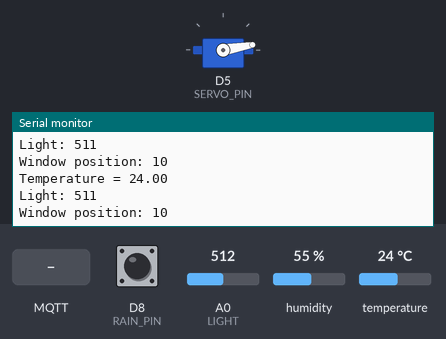
Bench run of a sketch on a simulated ESP8266 (NodeMCU). Shown: servo, the last lines printed to the serial monitor. Inputs (shaded band) come from the test bench; at power-on: D8 (RAIN_PIN) HIGH, A0 (LIGHT) = 512, humidity 55 %, temperature 24 °C. WiFi joins after 1.5 s; servers stay silent unless stated; random numbers use the default seed unless the sketch sets one; no MQTT or app messages arrive unless stated.

Above: at 3.7 s.
3.8 s: MQTT message "0" arrives on the first subscribed topic
5.3 s: MQTT message "{\\" arrives on the first subscribed topic
At 5.32 s:
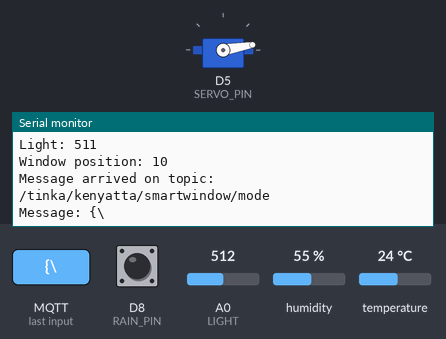
6.8 s: MQTT message "on" arrives on the first subscribed topic
At 6.92 s:
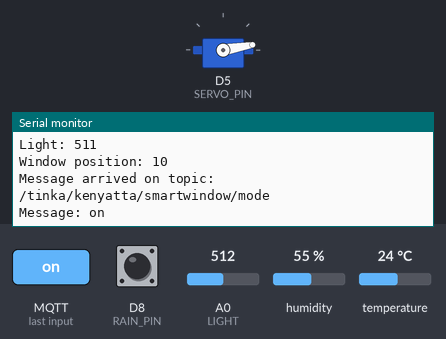

The sketch:

window_kenyatta_high.ino
```cpp
#include <Servo.h>
#include <ESP8266WiFi.h>      // Use WiFi.h for ESP32
#include <PubSubClient.h>

Servo myservo;  // Create servo object

// --- Define hardware parameters ---
#define CLOSE 10
#define OPEN 181
#define SERVO_PIN D5
#define LIGHT A0
#define MIN_LIGHT 100   // Note: no semicolon here!
#include <DHT.h>
#define DHTPin D6
#define DHTTYPE DHT11
DHT dht(DHTPin, DHTTYPE);


#define RAIN_PIN D8

int currentPos = CLOSE;  // Start at closed position
int lightLevel;
int mode = 0;            // 0 = Automatic, 1 = Manual

// --- WiFi and MQTT Settings ---
const char* ssid = "Amos";
const char* password = "0715228424";
const char* mqtt_server = "broker.emqx.io";

WiFiClient espClient;
PubSubClient client(espClient);

// --- MQTT Callback ---
// This function is called whenever a subscribed message is received.
void callback(char* topic, byte* payload, unsigned int length) {
  char message[length + 1];
  memcpy(message, payload, length);
  message[length] = '\0';

  Serial.print("Message arrived on topic: ");
  Serial.println(topic);
  Serial.print("Message: ");
  Serial.println(message);

  // Check for mode update
  if (strcmp(topic, "/tinka/kenyatta/smartwindow/mode") == 0) {
    int newMode;
    // Expecting JSON formatted as: {"mode":0} or {"mode":1}
    if (sscanf(message, "{\"mode\":%d}", &newMode) == 1) {
      mode = newMode;
      Serial.print("Mode updated to: ");
      Serial.println(mode);
    }
  }
  // Check for manual status update
  else if (strcmp(topic, "/tinka/kenyatta/smartwindow/status") == 0) {
    int status;
    // Expecting JSON formatted as: {"status":0} or {"status":1}
    if (sscanf(message, "{\"status\":%d}", &status) == 1) {
      Serial.print("Manual status received: ");
      Serial.println(status);
      // Only process manual commands if manual mode is active
      if (mode == 1) {
        if (status == 0) {
          closeWindow();
        } else if (status == 1) {
          openWindow();
        }
      }
    }
  }
}

// --- Connect to WiFi ---
void setup_wifi() {
  delay(10);
  Serial.println();
  Serial.print("Connecting to ");
  Serial.println(ssid);

  WiFi.begin(ssid, password);
  while (WiFi.status() != WL_CONNECTED) {
    delay(500);
    Serial.print(".");
  }

  Serial.println("");
  Serial.println("WiFi connected");
  Serial.print("IP address: ");
  Serial.println(WiFi.localIP());
}
float getTemperature() {
  float Temperature = dht.readTemperature(); // Gets the temperature value

  if (isnan(Temperature)) { // Check if reading failed
    Serial.println("Temperature reading failed!");
    return 0; // Return 0 if no valid temperature
  }

  Serial.print("Temperature = ");
  Serial.println(Temperature);

  return Temperature;
}


// --- Reconnect to MQTT if necessary ---
void reconnect() {
  // Loop until we're reconnected
  while (!client.connected()) {
    Serial.print("Attempting MQTT connection...");
    String clientId = "ESP8266Client-";
    clientId += String(random(0xffff), HEX);
    if (client.connect(clientId.c_str())) {
      Serial.println(" connected");
      // Subscribe to the topics for mode and manual status updates
      client.subscribe("/tinka/kenyatta/smartwindow/mode");
      client.subscribe("/tinka/kenyatta/smartwindow/status");
    } else {
      Serial.print(" failed, rc=");
      Serial.print(client.state());
      Serial.println(" trying again in 5 seconds");
      delay(5000);
    }
  }
}

// --- Publish light and window status ---
// Publishes the current light level and window position as JSON to "/tinka/kenyatta/smartwindow"
void publishStatus(int lightLevel, int windowPos, float temperature) {
  char payload[150];
  int rain=digitalRead(RAIN_PIN);
  snprintf(payload, sizeof(payload), "{\"light\": %d, \"position\": %d, \"mode\": %d, \"temp\":%f, \"rain\":%d}", lightLevel, windowPos-CLOSE, mode, temperature, rain);
  client.publish("/tinka/kenyatta/smartwindow", payload);

}

// --- Servo Functions ---
void closeWindow() {
  for (int pos = currentPos; pos > CLOSE; pos -= 3) {
    myservo.write(pos);
    currentPos = pos;
float temperature=getTemperature();
    publishStatus(lightLevel, currentPos, temperature);
    delay(100);
  }
}

void openWindow() {
  for (int pos = currentPos; pos < OPEN; pos += 3) {
    myservo.write(pos);
    currentPos = pos;
    float temperature=getTemperature();
    publishStatus(lightLevel, currentPos, temperature);
    delay(100);
  }
}

void setup() {
  // Setup servo and serial monitor
  myservo.attach(SERVO_PIN);
  myservo.write(CLOSE);
  delay(1000);
  Serial.begin(9600);
  dht.begin();

  // Setup WiFi and MQTT connection
  setup_wifi();
  client.setServer(mqtt_server, 1883);
  client.setCallback(callback);
}

void loop() {
  // Ensure the MQTT connection is active
  if (!client.connected()) {
    reconnect();
  }
  client.loop();  // Process incoming MQTT messages

  // Read light sensor value and map it (here, mapping 0-1023 to 1023-0)
  int analogValue = analogRead(LIGHT);
  lightLevel = map(analogValue, 0, 1023, 1023, 0);
  int rain=digitalRead(RAIN_PIN);
  float temperature=getTemperature();

  // Automatic mode: control window based on light level only if mode == 0
  if (mode == 0) {
    if (lightLevel > MIN_LIGHT&&rain==0&& temperature>25) {
      openWindow();
    }

     else {
      closeWindow();
    }
  }

  // Debug output
  Serial.print("Light: ");
  Serial.println(lightLevel);
  Serial.print("Window position: ");
  Serial.println(currentPos);

  // Publish current status
  publishStatus(lightLevel, currentPos, temperature);

  delay(100);
}
```

Measured:
- after the input at 5.3 s, the serial monitor: prints a new line at once (image 1)
- after the input at 6.8 s, the serial monitor: prints a new line after 0.12 s (image 2)
